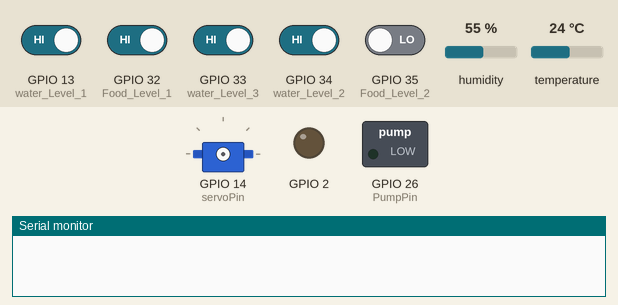
Simulated run of this sketch. Board: ESP32. Shown: servo, switched loads named in the sketch (green lamp = pin HIGH), output pins drawn as LEDs (lit = HIGH), the last lines printed to the serial monitor. The inputs (shaded band) are chosen by the test bench; at power-on: GPIO 13 (water_Level_1), GPIO 32 (Food_Level_1), GPIO 33 (water_Level_3), GPIO 34 (water_Level_2) HIGH, GPIO 35 (Food_Level_2) LOW, humidity 55 %, temperature 24 °C. WiFi joins after 1.5 s; servers stay silent unless stated.

Above: at 0.1 s.
At 1.9 s:
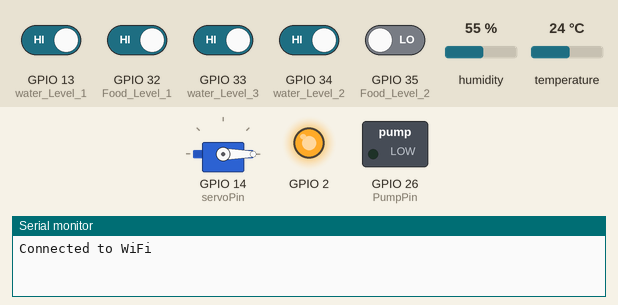
Timing chart, 0 to 3.4 s (numbered marks = the images above):
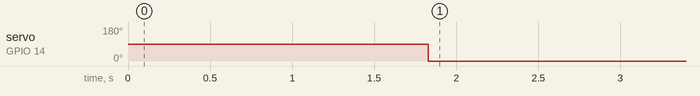

The sketch:

pet_care.ino
```cpp
#define BLYNK_TEMPLATE_ID           "TMPL3z_uY9e9w"
#define BLYNK_TEMPLATE_NAME         "Quickstart Template"
#define BLYNK_AUTH_TOKEN            "fxX3SYWAVZ7sMUocy86U8fJo7imkr46a"

#include <WiFi.h>
#include <BlynkSimpleEsp32.h>
#include <DHT.h>
#include <ESP32_Servo.h>

static const int servoPin = 14;
Servo servo1;

// Your WiFi credentials

//char ssid[] = "Don't connect";
//char pass[] = "hillpark";
char ssid[] = "Nikitha";
char pass[] = "Tanay123";

#define VIRTUAL_PIN0 V0
#define VIRTUAL_PIN1 V1
#define VIRTUAL_PIN2 V2
#define VIRTUAL_PIN3 V3
#define VIRTUAL_PIN4 V4

#define Food_Level_1 32
#define Food_Level_2 35

#define water_Level_1 13
#define water_Level_2 34
#define water_Level_3 33

#define DHTPIN 27

#define PumpPin 26

#define DHTTYPE DHT11
DHT dht (DHTPIN, DHTTYPE);

// variable
int pumpState = 0;
int Servo_State = 0;
int Food_sw_status=0;
int Water_sw_status=0;

int Food_Level_Stat1 = 0;
int Food_Level_Stat2 = 0;

int Water_Level_Stat1 = 0;
int Water_Level_Stat2 = 0;
int Water_Level_Stat3 = 0;

int temperature = 0;

BlynkTimer timer;

// Function to send data to Blynk
void sendDataToBlynk(){

  Blynk.virtualWrite(VIRTUAL_PIN0, temperature);
  Blynk.virtualWrite(VIRTUAL_PIN1, Food_sw_status);
  Blynk.virtualWrite(VIRTUAL_PIN2, Water_sw_status);
}

BLYNK_WRITE(VIRTUAL_PIN3){
  if(param.asInt() == 1) Servo_State=1;
  else Servo_State=0;
}

BLYNK_WRITE(VIRTUAL_PIN4){
  if(param.asInt() == 1) pumpState=1;
  else pumpState=0;
}

void setup() {
  Serial.begin(115200);
  Blynk.begin(BLYNK_AUTH_TOKEN, ssid, pass);
  WiFi.begin(ssid, pass);
  pinMode(Food_Level_1, INPUT);
  pinMode(Food_Level_2, INPUT);

  pinMode(water_Level_1, INPUT);
  pinMode(water_Level_2, INPUT);
  pinMode(water_Level_3, INPUT);

  pinMode(2, OUTPUT);
  pinMode(PumpPin, OUTPUT);
  digitalWrite(PumpPin,LOW);

  servo1.attach(servoPin);
  dht.begin();
  while (WiFi.status() != WL_CONNECTED) {
    delay(500);
    Serial.println("Connecting to WiFi...");
    digitalWrite(2,LOW);
  }
  Serial.println("Connected to WiFi");
  digitalWrite(2,HIGH);
  timer.setInterval(1000L, sendDataToBlynk);
}

void loop() {
  Blynk.run();
  timer.run();

  Food_Level_Stat1 = digitalRead(Food_Level_1);
  Food_Level_Stat2 = digitalRead(Food_Level_2);

  Water_Level_Stat1 = digitalRead(water_Level_1);
  Water_Level_Stat2 = digitalRead(water_Level_2);
  Water_Level_Stat3 = digitalRead(water_Level_3);

  temperature = dht.readTemperature();
  temperature = temperature;

  if (Food_Level_Stat1 == 0 & Food_Level_Stat2 == 1) Food_sw_status= 1;
  else if (Food_Level_Stat1 == 1 & Food_Level_Stat2 == 1)Food_sw_status= 0;
  else if (Food_Level_Stat1 == 0 & Food_Level_Stat2 == 0) Food_sw_status= 2;

  if (Water_Level_Stat1 == 0 & Water_Level_Stat2 == 0 & Water_Level_Stat3 == 0) Water_sw_status= 0;
  else if (Water_Level_Stat1 == 1 & Water_Level_Stat2 == 0 & Water_Level_Stat3 == 0)Water_sw_status= 1;
  else if (Water_Level_Stat1 == 1 & Water_Level_Stat2 == 1 & Water_Level_Stat3 == 0)Water_sw_status= 2;
  else if (Water_Level_Stat1 == 1 & Water_Level_Stat2 == 1 & Water_Level_Stat3 == 1)Water_sw_status= 3;

  if (Servo_State==0) servo1.write(0);
  else servo1.write(180);

  if (pumpState==0)digitalWrite(PumpPin,LOW);
  else digitalWrite(PumpPin,HIGH);
}
```

Measured:
- by itself, servo on GPIO 14 (servoPin): 90° → 0° at 1.8 s
